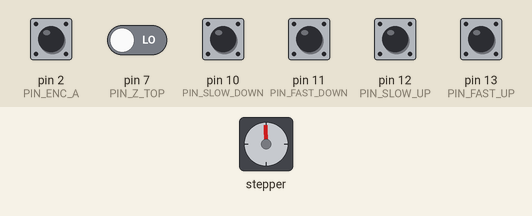
Simulated run of this sketch. Board: Arduino Uno, built with avr-gcc and run on an emulated ATmega328P. Shown: stepper motor. Wiring (inferred from the names in the program): stepper motor driver (200 steps per turn assumed): step pin 5; direction pin 4. The inputs (shaded band) are chosen by the test bench; at power-on: pin 2 (PIN_ENC_A), pin 10 (PIN_SLOW_DOWN), pin 11 (PIN_FAST_DOWN), pin 12 (PIN_SLOW_UP), pin 13 (PIN_FAST_UP) HIGH, pin 7 (PIN_Z_TOP) LOW.

Above: at 1.2 s.
1.3 s: pin 10 (PIN_SLOW_DOWN) pulled LOW for 1 s
At 3.5 s:
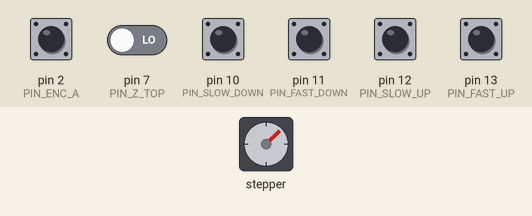
3.8 s: pin 11 (PIN_FAST_DOWN) pulled LOW for 1 s
At 6.7 s:
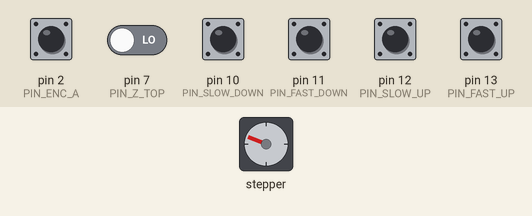
7.1 s: pin 12 (PIN_SLOW_UP) pulled LOW for 0.15 s
At 7.8 s:
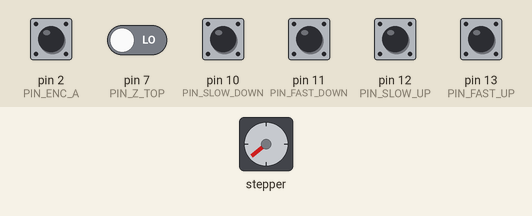
8.7 s: pin 13 (PIN_FAST_UP) pulled LOW for 0.15 s
At 10.0 s:
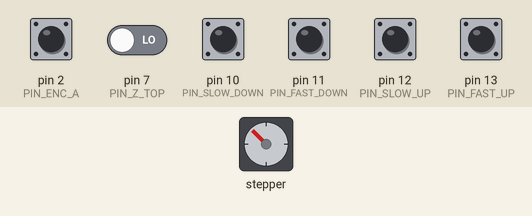
10.4 s: pin 12 (PIN_SLOW_UP) pulled LOW for 1 s
At 11.7 s:
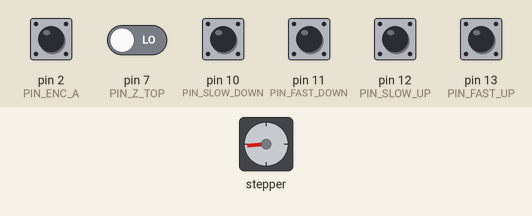
12.9 s: pin 10 (PIN_SLOW_DOWN) pulled LOW for 0.15 s
At 13.5 s:
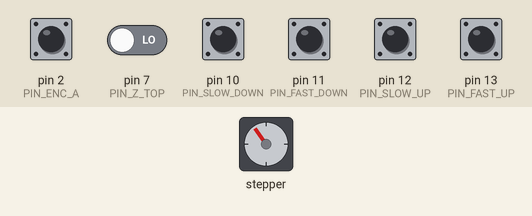
Timing chart, 0 to 15.5 s (numbered marks = the images above; inputs shaded):
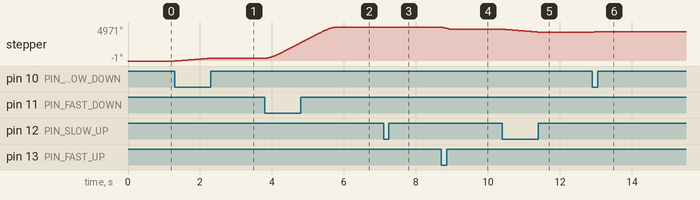

The sketch:

CNC_AsseZ_v3_4.ino
```cpp
/* CNC_AsseZ_v3_4 - PAD asse Z
   Parametri pulsanti ripristinati da v3_2:
   SLOW: 250 passi/s; FAST: 10000 passi/s; accelerazione: 10000 passi/s^2.
   Impulso STEP LOW 100 us; a riposo HIGH; Z_TOP HIGH blocca la salita.
   NOTA: a 100 us di LOW, 10000 passi/s e' un limite teorico, non
   raggiungibile esattamente con digitalWrite e gestione software.
*/
#include <Arduino.h>
#include <math.h>

constexpr uint8_t PIN_DIR = 4, PIN_STEP = 5, PIN_Z_TOP = 7;
constexpr uint8_t PIN_ENC_A = 2, PIN_ENC_B = 3;
constexpr uint8_t PIN_SLOW_DOWN = 10, PIN_FAST_DOWN = 11;
constexpr uint8_t PIN_SLOW_UP = 12, PIN_FAST_UP = 13;
// Polarita' collaudate nella versione 3_3.
constexpr uint8_t DIR_UP = LOW, DIR_DOWN = HIGH;
constexpr uint32_t STEP_LOW_US = 100, DIR_SETUP_US = 15;
constexpr float SLOW_MAX_SPEED = 250.0f;
constexpr float FAST_MAX_SPEED = 10000.0f;
constexpr float BUTTON_ACCEL = 10000.0f;
constexpr uint32_t ENC_PERIOD_US = 600;
constexpr int16_t MAX_ENCODER_QUEUE = 80;

volatile int16_t encoderQueue = 0; // positivo discesa, negativo salita
void encoderInterrupt() {
  if (digitalRead(PIN_ENC_B) == HIGH) {
    if (encoderQueue < MAX_ENCODER_QUEUE) ++encoderQueue;
  } else {
    if (encoderQueue > -MAX_ENCODER_QUEUE) --encoderQueue;
  }
}
void clearEncoderQueue() {
  noInterrupts(); encoderQueue = 0; interrupts();
}
void clearQueuedUp() {
  noInterrupts();
  if (encoderQueue < 0) encoderQueue = 0;
  interrupts();
}

enum PulseState : uint8_t { IDLE, DIR_SETTLING, STEP_LOW };
PulseState pulseState = IDLE;
uint32_t stateSince = 0, lastStepAt = 0, lastRampAt = 0;
bool haveLastStep = false, plannedEncoder = false;
uint8_t plannedDir = DIR_DOWN;
float signedSpeed = 0.0f; // positivo discesa, negativo salita

void setup() {
  digitalWrite(PIN_STEP, HIGH);
  pinMode(PIN_STEP, OUTPUT);
  digitalWrite(PIN_DIR, DIR_DOWN);
  pinMode(PIN_DIR, OUTPUT);
  pinMode(PIN_ENC_A, INPUT);
  pinMode(PIN_ENC_B, INPUT);
  pinMode(PIN_SLOW_DOWN, INPUT_PULLUP);
  pinMode(PIN_FAST_DOWN, INPUT_PULLUP);
  pinMode(PIN_SLOW_UP, INPUT_PULLUP);
  pinMode(PIN_FAST_UP, INPUT_PULLUP);
  pinMode(PIN_Z_TOP, INPUT);
  lastRampAt = micros();
  attachInterrupt(digitalPinToInterrupt(PIN_ENC_A), encoderInterrupt, RISING);
}

void loop() {
  const uint32_t now = micros();
  const bool atTop = digitalRead(PIN_Z_TOP) == HIGH;
  if (atTop) {
    clearQueuedUp();
    if (signedSpeed < 0) signedSpeed = 0; // arresto di sicurezza, senza rampa
  }

  // La durata minima LOW viene sempre rispettata prima di tornare HIGH.
  if (pulseState == STEP_LOW) {
    if ((uint32_t)(now - stateSince) >= STEP_LOW_US) {
      digitalWrite(PIN_STEP, HIGH);
      pulseState = IDLE;
    } else return;
  }

  const bool slowUp = digitalRead(PIN_SLOW_UP) == LOW;
  const bool fastUp = digitalRead(PIN_FAST_UP) == LOW;
  const bool slowDown = digitalRead(PIN_SLOW_DOWN) == LOW;
  const bool fastDown = digitalRead(PIN_FAST_DOWN) == LOW;
  const bool buttonsPressed = slowUp || fastUp || slowDown || fastDown;
  if (buttonsPressed) clearEncoderQueue();

  const bool requestUp = slowUp || fastUp;
  const bool requestDown = slowDown || fastDown;
  int8_t requestedSign = 0;
  float maxSpeed = SLOW_MAX_SPEED;
  if (!(requestUp && requestDown)) {
    if (requestUp && !atTop) requestedSign = -1;
    else if (requestDown) requestedSign = 1;
    if (fastUp || fastDown) maxSpeed = FAST_MAX_SPEED;
  }

  // Rampa dei pulsanti: accelerazione e velocita' della v3_2.
  // Al rilascio, decelera fino a zero; se cambia direzione frena prima.
  const uint32_t dtUs = (uint32_t)(now - lastRampAt);
  lastRampAt = now;
  const float dv = BUTTON_ACCEL * (min(dtUs, (uint32_t)20000) * 0.000001f);
  const float target = requestedSign * maxSpeed;
  if (signedSpeed < target) signedSpeed = min(target, signedSpeed + dv);
  else if (signedSpeed > target) signedSpeed = max(target, signedSpeed - dv);
  if (atTop && signedSpeed < 0) signedSpeed = 0;
  if (fabsf(signedSpeed) < 0.01f) signedSpeed = 0;

  bool requested = false, fromEncoder = false;
  uint8_t dir = DIR_DOWN;
  uint32_t period = 0;
  if (signedSpeed != 0) {
    requested = true;
    dir = signedSpeed < 0 ? DIR_UP : DIR_DOWN;
    period = (uint32_t)(1000000.0f / fabsf(signedSpeed));
    if (period < STEP_LOW_US + DIR_SETUP_US + 10)
      period = STEP_LOW_US + DIR_SETUP_US + 10;
  } else if (!buttonsPressed) {
    noInterrupts();
    const int16_t pending = encoderQueue;
    interrupts();
    if (pending > 0 || (pending < 0 && !atTop)) {
      requested = true;
      fromEncoder = true;
      dir = pending > 0 ? DIR_DOWN : DIR_UP;
      period = ENC_PERIOD_US;
    }
  }

  if (!requested) {
    pulseState = IDLE;
    haveLastStep = false;
    return;
  }

  if (pulseState == DIR_SETTLING) {
    if (dir != plannedDir || fromEncoder != plannedEncoder) {
      pulseState = IDLE;
    } else if ((uint32_t)(now - stateSince) >= DIR_SETUP_US) {
      if (dir == DIR_UP && digitalRead(PIN_Z_TOP) == HIGH) {
        clearQueuedUp();
        signedSpeed = 0;
        pulseState = IDLE;
        return;
      }
      digitalWrite(PIN_STEP, LOW);
      lastStepAt = micros();
      haveLastStep = true;
      stateSince = lastStepAt;
      pulseState = STEP_LOW;
      if (fromEncoder) {
        noInterrupts();
        if (dir == DIR_DOWN && encoderQueue > 0) --encoderQueue;
        if (dir == DIR_UP && encoderQueue < 0) ++encoderQueue;
        interrupts();
      }
      return;
    } else return;
  }

  if (haveLastStep && (uint32_t)(now - lastStepAt) < period) return;
  plannedDir = dir;
  plannedEncoder = fromEncoder;
  digitalWrite(PIN_DIR, dir);
  stateSince = micros();
  pulseState = DIR_SETTLING;
}
```

Measured:
- after the input at 1.3 s, stepper: turns 407° clockwise in 1.0 s, starting at once
- after the input at 3.8 s, stepper: turns 4565° clockwise in 2.0 s, starting at once
- after the input at 7.1 s, stepper: turns 61° counter-clockwise in 0.15 s, starting at once
- after the input at 8.7 s, stepper: turns 275° counter-clockwise in 0.28 s, starting at once
- after the input at 10.4 s, stepper: turns 411° counter-clockwise in 1.0 s, starting at once
- after the input at 12.9 s, stepper: turns 61° clockwise in 0.16 s, starting at once
